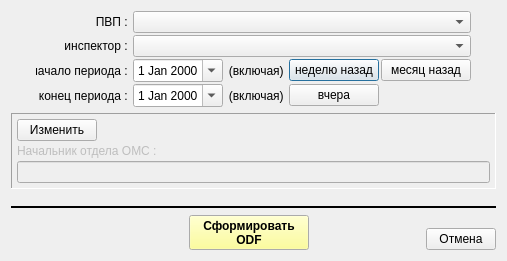
<?xml version="1.0" encoding="UTF-8"?>
<ui version="4.0">
 <class>print_vs_register_by_date_wnd</class>
 <widget class="QDialog" name="print_vs_register_by_date_wnd">
  <property name="geometry">
   <rect>
    <x>0</x>
    <y>0</y>
    <width>507</width>
    <height>261</height>
   </rect>
  </property>
  <property name="minimumSize">
   <size>
    <width>400</width>
    <height>0</height>
   </size>
  </property>
  <property name="windowTitle">
   <string>Реестр ВС, выданных на ПВП за период</string>
  </property>
  <layout class="QVBoxLayout" name="verticalLayout_2">
   <item>
    <layout class="QGridLayout" name="gridLayout">
     <property name="spacing">
      <number>2</number>
     </property>
     <item row="2" column="6">
      <spacer name="horizontalSpacer_3">
       <property name="orientation">
        <enum>Qt::Horizontal</enum>
       </property>
       <property name="sizeHint" stdset="0">
        <size>
         <width>40</width>
         <height>20</height>
        </size>
       </property>
      </spacer>
     </item>
     <item row="2" column="4">
      <widget class="QPushButton" name="bn_date_old">
       <property name="enabled">
        <bool>true</bool>
       </property>
       <property name="minimumSize">
        <size>
         <width>90</width>
         <height>0</height>
        </size>
       </property>
       <property name="text">
        <string>неделю назад</string>
       </property>
      </widget>
     </item>
     <item row="3" column="2">
      <widget class="QDateEdit" name="date_new">
       <property name="enabled">
        <bool>true</bool>
       </property>
       <property name="minimumSize">
        <size>
         <width>90</width>
         <height>0</height>
        </size>
       </property>
       <property name="alignment">
        <set>Qt::AlignCenter</set>
       </property>
       <property name="calendarPopup">
        <bool>true</bool>
       </property>
      </widget>
     </item>
     <item row="2" column="2">
      <widget class="QDateEdit" name="date_old">
       <property name="enabled">
        <bool>true</bool>
       </property>
       <property name="minimumSize">
        <size>
         <width>90</width>
         <height>0</height>
        </size>
       </property>
       <property name="alignment">
        <set>Qt::AlignCenter</set>
       </property>
       <property name="calendarPopup">
        <bool>true</bool>
       </property>
      </widget>
     </item>
     <item row="3" column="6">
      <spacer name="horizontalSpacer_4">
       <property name="orientation">
        <enum>Qt::Horizontal</enum>
       </property>
       <property name="sizeHint" stdset="0">
        <size>
         <width>40</width>
         <height>20</height>
        </size>
       </property>
      </spacer>
     </item>
     <item row="2" column="3">
      <widget class="QLabel" name="lab_date_old_2">
       <property name="enabled">
        <bool>true</bool>
       </property>
       <property name="text">
        <string> (включая) </string>
       </property>
       <property name="alignment">
        <set>Qt::AlignRight|Qt::AlignTrailing|Qt::AlignVCenter</set>
       </property>
      </widget>
     </item>
     <item row="2" column="5">
      <widget class="QPushButton" name="bn_date_old_mon">
       <property name="enabled">
        <bool>true</bool>
       </property>
       <property name="minimumSize">
        <size>
         <width>90</width>
         <height>0</height>
        </size>
       </property>
       <property name="text">
        <string>месяц назад</string>
       </property>
      </widget>
     </item>
     <item row="2" column="0">
      <spacer name="horizontalSpacer_5">
       <property name="orientation">
        <enum>Qt::Horizontal</enum>
       </property>
       <property name="sizeHint" stdset="0">
        <size>
         <width>40</width>
         <height>20</height>
        </size>
       </property>
      </spacer>
     </item>
     <item row="3" column="0">
      <spacer name="horizontalSpacer_6">
       <property name="orientation">
        <enum>Qt::Horizontal</enum>
       </property>
       <property name="sizeHint" stdset="0">
        <size>
         <width>40</width>
         <height>20</height>
        </size>
       </property>
      </spacer>
     </item>
     <item row="3" column="3">
      <widget class="QLabel" name="lab_date_old_3">
       <property name="enabled">
        <bool>true</bool>
       </property>
       <property name="text">
        <string> (включая) </string>
       </property>
       <property name="alignment">
        <set>Qt::AlignRight|Qt::AlignTrailing|Qt::AlignVCenter</set>
       </property>
      </widget>
     </item>
     <item row="3" column="1">
      <widget class="QLabel" name="lab_date_new">
       <property name="enabled">
        <bool>true</bool>
       </property>
       <property name="minimumSize">
        <size>
         <width>95</width>
         <height>0</height>
        </size>
       </property>
       <property name="text">
        <string>конец периода : </string>
       </property>
       <property name="alignment">
        <set>Qt::AlignRight|Qt::AlignTrailing|Qt::AlignVCenter</set>
       </property>
      </widget>
     </item>
     <item row="3" column="4">
      <widget class="QPushButton" name="bn_date_new">
       <property name="enabled">
        <bool>true</bool>
       </property>
       <property name="minimumSize">
        <size>
         <width>90</width>
         <height>0</height>
        </size>
       </property>
       <property name="text">
        <string>вчера</string>
       </property>
      </widget>
     </item>
     <item row="2" column="1">
      <widget class="QLabel" name="lab_date_old">
       <property name="enabled">
        <bool>true</bool>
       </property>
       <property name="minimumSize">
        <size>
         <width>95</width>
         <height>0</height>
        </size>
       </property>
       <property name="text">
        <string> начало периода : </string>
       </property>
       <property name="alignment">
        <set>Qt::AlignRight|Qt::AlignTrailing|Qt::AlignVCenter</set>
       </property>
      </widget>
     </item>
     <item row="0" column="1">
      <widget class="QLabel" name="lab_date_new_2">
       <property name="enabled">
        <bool>true</bool>
       </property>
       <property name="minimumSize">
        <size>
         <width>95</width>
         <height>0</height>
        </size>
       </property>
       <property name="text">
        <string>ПВП : </string>
       </property>
       <property name="alignment">
        <set>Qt::AlignRight|Qt::AlignTrailing|Qt::AlignVCenter</set>
       </property>
      </widget>
     </item>
     <item row="0" column="2" colspan="4">
      <widget class="QComboBox" name="combo_point">
       <property name="maxVisibleItems">
        <number>40</number>
       </property>
      </widget>
     </item>
     <item row="1" column="1">
      <widget class="QLabel" name="lab_date_new_3">
       <property name="enabled">
        <bool>true</bool>
       </property>
       <property name="minimumSize">
        <size>
         <width>95</width>
         <height>0</height>
        </size>
       </property>
       <property name="text">
        <string>инспектор : </string>
       </property>
       <property name="alignment">
        <set>Qt::AlignRight|Qt::AlignTrailing|Qt::AlignVCenter</set>
       </property>
      </widget>
     </item>
     <item row="1" column="2" colspan="4">
      <widget class="QComboBox" name="combo_operator">
       <property name="maxVisibleItems">
        <number>40</number>
       </property>
      </widget>
     </item>
    </layout>
   </item>
   <item>
    <widget class="QFrame" name="frame">
     <property name="enabled">
      <bool>true</bool>
     </property>
     <property name="frameShape">
      <enum>QFrame::Panel</enum>
     </property>
     <property name="frameShadow">
      <enum>QFrame::Sunken</enum>
     </property>
     <layout class="QVBoxLayout" name="verticalLayout">
      <property name="spacing">
       <number>3</number>
      </property>
      <property name="leftMargin">
       <number>5</number>
      </property>
      <property name="topMargin">
       <number>5</number>
      </property>
      <property name="rightMargin">
       <number>5</number>
      </property>
      <property name="bottomMargin">
       <number>5</number>
      </property>
      <item>
       <layout class="QHBoxLayout" name="horizontalLayout_3" stretch="0,0">
        <property name="spacing">
         <number>2</number>
        </property>
        <item>
         <widget class="QPushButton" name="bn_edit">
          <property name="text">
           <string>Изменить</string>
          </property>
          <property name="icon">
           <iconset resource="_inko_pol2_res.qrc">
            <normaloff>:/change.bmp</normaloff>:/change.bmp</iconset>
          </property>
          <property name="checkable">
           <bool>true</bool>
          </property>
         </widget>
        </item>
        <item>
         <spacer name="horizontalSpacer_7">
          <property name="orientation">
           <enum>Qt::Horizontal</enum>
          </property>
          <property name="sizeHint" stdset="0">
           <size>
            <width>40</width>
            <height>20</height>
           </size>
          </property>
         </spacer>
        </item>
       </layout>
      </item>
      <item>
       <widget class="QLabel" name="lab_smo_oms_chif">
        <property name="enabled">
         <bool>false</bool>
        </property>
        <property name="text">
         <string>Начальник отдела ОМС :</string>
        </property>
        <property name="alignment">
         <set>Qt::AlignLeading|Qt::AlignLeft|Qt::AlignVCenter</set>
        </property>
       </widget>
      </item>
      <item>
       <widget class="QLineEdit" name="ln_smo_oms_chif">
        <property name="enabled">
         <bool>false</bool>
        </property>
       </widget>
      </item>
     </layout>
    </widget>
   </item>
   <item>
    <spacer name="verticalSpacer">
     <property name="orientation">
      <enum>Qt::Vertical</enum>
     </property>
     <property name="sizeHint" stdset="0">
      <size>
       <width>20</width>
       <height>55</height>
      </size>
     </property>
    </spacer>
   </item>
   <item>
    <widget class="Line" name="line">
     <property name="frameShadow">
      <enum>QFrame::Plain</enum>
     </property>
     <property name="lineWidth">
      <number>2</number>
     </property>
     <property name="orientation">
      <enum>Qt::Horizontal</enum>
     </property>
    </widget>
   </item>
   <item>
    <layout class="QHBoxLayout" name="horizontalLayout">
     <item>
      <widget class="QFrame" name="frame_2">
       <property name="minimumSize">
        <size>
         <width>60</width>
         <height>0</height>
        </size>
       </property>
       <property name="maximumSize">
        <size>
         <width>70</width>
         <height>16777215</height>
        </size>
       </property>
       <property name="frameShape">
        <enum>QFrame::NoFrame</enum>
       </property>
       <property name="frameShadow">
        <enum>QFrame::Plain</enum>
       </property>
      </widget>
     </item>
     <item>
      <spacer name="horizontalSpacer_2">
       <property name="orientation">
        <enum>Qt::Horizontal</enum>
       </property>
       <property name="sizeHint" stdset="0">
        <size>
         <width>40</width>
         <height>20</height>
        </size>
       </property>
      </spacer>
     </item>
     <item>
      <widget class="QPushButton" name="bn_print">
       <property name="minimumSize">
        <size>
         <width>120</width>
         <height>35</height>
        </size>
       </property>
       <property name="palette">
        <palette>
         <active>
          <colorrole role="Button">
           <brush brushstyle="SolidPattern">
            <color alpha="255">
             <red>255</red>
             <green>255</green>
             <blue>127</blue>
            </color>
           </brush>
          </colorrole>
         </active>
         <inactive>
          <colorrole role="Button">
           <brush brushstyle="SolidPattern">
            <color alpha="255">
             <red>255</red>
             <green>255</green>
             <blue>127</blue>
            </color>
           </brush>
          </colorrole>
         </inactive>
         <disabled>
          <colorrole role="Button">
           <brush brushstyle="SolidPattern">
            <color alpha="255">
             <red>255</red>
             <green>255</green>
             <blue>127</blue>
            </color>
           </brush>
          </colorrole>
         </disabled>
        </palette>
       </property>
       <property name="font">
        <font>
         <weight>75</weight>
         <bold>true</bold>
        </font>
       </property>
       <property name="text">
        <string>Сформировать 
ODF</string>
       </property>
      </widget>
     </item>
     <item>
      <spacer name="horizontalSpacer">
       <property name="orientation">
        <enum>Qt::Horizontal</enum>
       </property>
       <property name="sizeHint" stdset="0">
        <size>
         <width>40</width>
         <height>20</height>
        </size>
       </property>
      </spacer>
     </item>
     <item>
      <layout class="QVBoxLayout" name="verticalLayout_3">
       <property name="spacing">
        <number>0</number>
       </property>
       <property name="leftMargin">
        <number>0</number>
       </property>
       <property name="topMargin">
        <number>0</number>
       </property>
       <property name="rightMargin">
        <number>0</number>
       </property>
       <property name="bottomMargin">
        <number>0</number>
       </property>
       <item>
        <spacer name="verticalSpacer_2">
         <property name="orientation">
          <enum>Qt::Vertical</enum>
         </property>
         <property name="sizeHint" stdset="0">
          <size>
           <width>5</width>
           <height>5</height>
          </size>
         </property>
        </spacer>
       </item>
       <item>
        <widget class="QPushButton" name="bn_cansel">
         <property name="minimumSize">
          <size>
           <width>70</width>
           <height>0</height>
          </size>
         </property>
         <property name="maximumSize">
          <size>
           <width>60</width>
           <height>16777215</height>
          </size>
         </property>
         <property name="text">
          <string>Отмена</string>
         </property>
        </widget>
       </item>
      </layout>
     </item>
    </layout>
   </item>
  </layout>
 </widget>
 <resources>
  <include location="_inko_pol2_res.qrc"/>
 </resources>
 <connections/>
</ui>
